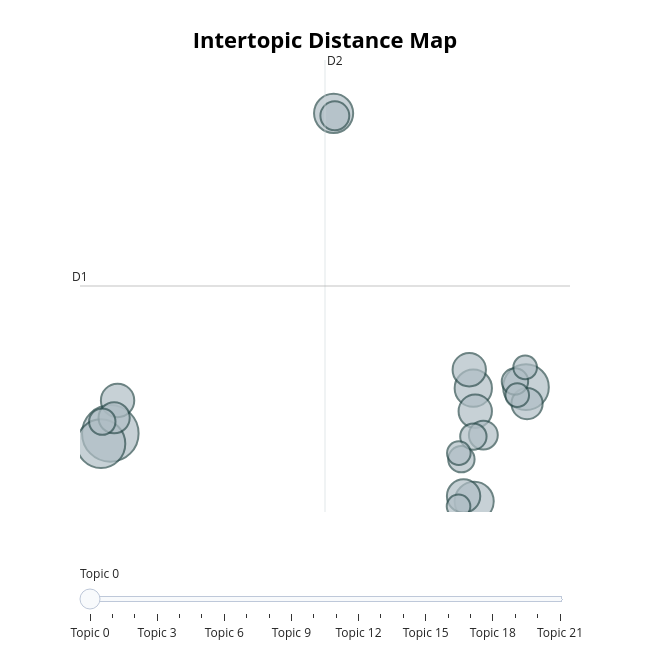

Notebook code cell kept with this figure:
### Code cell
# run this cell to visualize the topics
topic_model.visualize_topics()

### Figure 1 — Plotly figure (JSON) as saved in the notebook; plotly's stock layout.template omitted (floating-point values rounded to 4 significant figures)
{"data": [{"customdata": [[0, "world | people | american | new | america", 23], [1, "america | americans | tonight | american | people", 17], [2, "states | government | united | year | congress", 15], [3, "new | america | americans | american | people", 11], [4, "government | work | public | congress | great", 11], [5, "states | united | british | war | great", 10], [6, "states | mexico | government | united | public", 8], [7, "states | congress | government | public | united", 8], [8, "national | federal | government | public | congress", 8], [9, "government | year | states | united | department", 8], [10, "government | law | states | gold | united", 7], [11, "world | soviet | nations | peace | defense", 7], [12, "people | america | tax | federal | work", 6], [13, "states | united | government | congress | year", 6], [14, "bank | public | states | country | government", 5], [15, "government | shall | congress | world | islands", 5], [16, "government | states | united | law | statute", 5], [17, "states | government | public | united | subject", 5], [18, "states | united | government | congress | great", 4], [19, "states | government | united | constitution | congress", 4], [20, "states | government | united | congress | great", 4], [21, "information | provision | public | united | proper", 4]], "hovertemplate": "<b>Topic %{customdata[0]}</b><br>%{customdata[1]}<br>Size: %{customdata[2]}", "legendgroup": "", "marker": {"color": "#B0BEC5", "line": {"color": "DarkSlateGrey", "width": 2}, "size": [23, 17, 15, 11, 11, 10, 8, 8, 8, 8, 7, 7, 6, 6, 5, 5, 5, 5, 4, 4, 4, 4], "sizemode": "area", "sizeref": 0.01438, "symbol": "circle"}, "mode": "markers", "name": "", "orientation": "v", "showlegend": false, "type": "scatter", "x": [-5.717, -6.126, 12.49, 4.066, 10.22, 10.19, 9.759, 10.27, -5.399, 10.01, 12.54, -5.55, 4.119, 10.62, 9.664, -6.069, 12.01, 10.19, 9.539, 12.46, 9.552, 12.11], "xaxis": "x", "y": [0.7723, 0.5486, 1.777, 7.729, -0.7032, 1.754, -0.5882, 1.255, 1.488, 2.157, 1.42, 1.112, 7.675, 0.7351, 0.212, 1.028, 1.901, 0.7031, -0.8139, 2.206, 0.3443, 1.604], "yaxis": "y"}], "layout": {"annotations": [{"showarrow": false, "text": "D1", "x": -7.045, "y": 3.976, "yshift": 10}, {"showarrow": false, "text": "D2", "x": 3.688, "xshift": 10, "y": 8.888}], "height": 650, "hoverlabel": {"bgcolor": "white", "font": {"family": "Rockwell", "size": 16}}, "legend": {"itemsizing": "constant", "tracegroupgap": 0}, "margin": {"t": 60}, "shapes": [{"line": {"color": "#CFD8DC", "width": 2}, "type": "line", "x0": 3.688, "x1": 3.688, "y0": -0.936, "y1": 8.888}, {"line": {"color": "#9E9E9E", "width": 2}, "type": "line", "x0": -7.045, "x1": 14.42, "y0": 3.976, "y1": 3.976}], "sliders": [{"active": 0, "pad": {"t": 50}, "steps": [{"args": [{"marker.color": [["red", "#B0BEC5", "#B0BEC5", "#B0BEC5", "#B0BEC5", "#B0BEC5", "#B0BEC5", "#B0BEC5", "#B0BEC5", "#B0BEC5", "#B0BEC5", "#B0BEC5", "#B0BEC5", "#B0BEC5", "#B0BEC5", "#B0BEC5", "#B0BEC5", "#B0BEC5", "#B0BEC5", "#B0BEC5", "#B0BEC5", "#B0BEC5"]]}], "label": "Topic 0", "method": "update"}, {"args": [{"marker.color": [["#B0BEC5", "red", "#B0BEC5", "#B0BEC5", "#B0BEC5", "#B0BEC5", "#B0BEC5", "#B0BEC5", "#B0BEC5", "#B0BEC5", "#B0BEC5", "#B0BEC5", "#B0BEC5", "#B0BEC5", "#B0BEC5", "#B0BEC5", "#B0BEC5", "#B0BEC5", "#B0BEC5", "#B0BEC5", "#B0BEC5", "#B0BEC5"]]}], "label": "Topic 1", "method": "update"}, {"args": [{"marker.color": [["#B0BEC5", "#B0BEC5", "red", "#B0BEC5", "#B0BEC5", "#B0BEC5", "#B0BEC5", "#B0BEC5", "#B0BEC5", "#B0BEC5", "#B0BEC5", "#B0BEC5", "#B0BEC5", "#B0BEC5", "#B0BEC5", "#B0BEC5", "#B0BEC5", "#B0BEC5", "#B0BEC5", "#B0BEC5", "#B0BEC5", "#B0BEC5"]]}], "label": "Topic 2", "method": "update"}, {"args": [{"marker.color": [["#B0BEC5", "#B0BEC5", "#B0BEC5", "red", "#B0BEC5", "#B0BEC5", "#B0BEC5", "#B0BEC5", "#B0BEC5", "#B0BEC5", "#B0BEC5", "#B0BEC5", "#B0BEC5", "#B0BEC5", "#B0BEC5", "#B0BEC5", "#B0BEC5", "#B0BEC5", "#B0BEC5", "#B0BEC5", "#B0BEC5", "#B0BEC5"]]}], "label": "Topic 3", "method": "update"}, {"args": [{"marker.color": [["#B0BEC5", "#B0BEC5", "#B0BEC5", "#B0BEC5", "red", "#B0BEC5", "#B0BEC5", "#B0BEC5", "#B0BEC5", "#B0BEC5", "#B0BEC5", "#B0BEC5", "#B0BEC5", "#B0BEC5", "#B0BEC5", "#B0BEC5", "#B0BEC5", "#B0BEC5", "#B0BEC5", "#B0BEC5", "#B0BEC5", "#B0BEC5"]]}], "label": "Topic 4", "method": "update"}, {"args": [{"marker.color": [["#B0BEC5", "#B0BEC5", "#B0BEC5", "#B0BEC5", "#B0BEC5", "red", "#B0BEC5", "#B0BEC5", "#B0BEC5", "#B0BEC5", "#B0BEC5", "#B0BEC5", "#B0BEC5", "#B0BEC5", "#B0BEC5", "#B0BEC5", "#B0BEC5", "#B0BEC5", "#B0BEC5", "#B0BEC5", "#B0BEC5", "#B0BEC5"]]}], "label": "Topic 5", "method": "update"}, {"args": [{"marker.color": [["#B0BEC5", "#B0BEC5", "#B0BEC5", "#B0BEC5", "#B0BEC5", "#B0BEC5", "red", "#B0BEC5", "#B0BEC5", "#B0BEC5", "#B0BEC5", "#B0BEC5", "#B0BEC5", "#B0BEC5", "#B0BEC5", "#B0BEC5", "#B0BEC5", "#B0BEC5", "#B0BEC5", "#B0BEC5", "#B0BEC5", "#B0BEC5"]]}], "label": "Topic 6", "method": "update"}, {"args": [{"marker.color": [["#B0BEC5", "#B0BEC5", "#B0BEC5", "#B0BEC5", "#B0BEC5", "#B0BEC5", "#B0BEC5", "red", "#B0BEC5", "#B0BEC5", "#B0BEC5", "#B0BEC5", "#B0BEC5", "#B0BEC5", "#B0BEC5", "#B0BEC5", "#B0BEC5", "#B0BEC5", "#B0BEC5", "#B0BEC5", "#B0BEC5", "#B0BEC5"]]}], "label": "Topic 7", "method": "update"}, {"args": [{"marker.color": [["#B0BEC5", "#B0BEC5", "#B0BEC5", "#B0BEC5", "#B0BEC5", "#B0BEC5", "#B0BEC5", "#B0BEC5", "red", "#B0BEC5", "#B0BEC5", "#B0BEC5", "#B0BEC5", "#B0BEC5", "#B0BEC5", "#B0BEC5", "#B0BEC5", "#B0BEC5", "#B0BEC5", "#B0BEC5", "#B0BEC5", "#B0BEC5"]]}], "label": "Topic 8", "method": "update"}, {"args": [{"marker.color": [["#B0BEC5", "#B0BEC5", "#B0BEC5", "#B0BEC5", "#B0BEC5", "#B0BEC5", "#B0BEC5", "#B0BEC5", "#B0BEC5", "red", "#B0BEC5", "#B0BEC5", "#B0BEC5", "#B0BEC5", "#B0BEC5", "#B0BEC5", "#B0BEC5", "#B0BEC5", "#B0BEC5", "#B0BEC5", "#B0BEC5", "#B0BEC5"]]}], "label": "Topic 9", "method": "update"}, {"args": [{"marker.color": [["#B0BEC5", "#B0BEC5", "#B0BEC5", "#B0BEC5", "#B0BEC5", "#B0BEC5", "#B0BEC5", "#B0BEC5", "#B0BEC5", "#B0BEC5", "red", "#B0BEC5", "#B0BEC5", "#B0BEC5", "#B0BEC5", "#B0BEC5", "#B0BEC5", "#B0BEC5", "#B0BEC5", "#B0BEC5", "#B0BEC5", "#B0BEC5"]]}], "label": "Topic 10", "method": "update"}, {"args": [{"marker.color": [["#B0BEC5", "#B0BEC5", "#B0BEC5", "#B0BEC5", "#B0BEC5", "#B0BEC5", "#B0BEC5", "#B0BEC5", "#B0BEC5", "#B0BEC5", "#B0BEC5", "red", "#B0BEC5", "#B0BEC5", "#B0BEC5", "#B0BEC5", "#B0BEC5", "#B0BEC5", "#B0BEC5", "#B0BEC5", "#B0BEC5", "#B0BEC5"]]}], "label": "Topic 11", "method": "update"}, {"args": [{"marker.color": [["#B0BEC5", "#B0BEC5", "#B0BEC5", "#B0BEC5", "#B0BEC5", "#B0BEC5", "#B0BEC5", "#B0BEC5", "#B0BEC5", "#B0BEC5", "#B0BEC5", "#B0BEC5", "red", "#B0BEC5", "#B0BEC5", "#B0BEC5", "#B0BEC5", "#B0BEC5", "#B0BEC5", "#B0BEC5", "#B0BEC5", "#B0BEC5"]]}], "label": "Topic 12", "method": "update"}, {"args": [{"marker.color": [["#B0BEC5", "#B0BEC5", "#B0BEC5", "#B0BEC5", "#B0BEC5", "#B0BEC5", "#B0BEC5", "#B0BEC5", "#B0BEC5", "#B0BEC5", "#B0BEC5", "#B0BEC5", "#B0BEC5", "red", "#B0BEC5", "#B0BEC5", "#B0BEC5", "#B0BEC5", "#B0BEC5", "#B0BEC5", "#B0BEC5", "#B0BEC5"]]}], "label": "Topic 13", "method": "update"}, {"args": [{"marker.color": [["#B0BEC5", "#B0BEC5", "#B0BEC5", "#B0BEC5", "#B0BEC5", "#B0BEC5", "#B0BEC5", "#B0BEC5", "#B0BEC5", "#B0BEC5", "#B0BEC5", "#B0BEC5", "#B0BEC5", "#B0BEC5", "red", "#B0BEC5", "#B0BEC5", "#B0BEC5", "#B0BEC5", "#B0BEC5", "#B0BEC5", "#B0BEC5"]]}], "label": "Topic 14", "method": "update"}, {"args": [{"marker.color": [["#B0BEC5", "#B0BEC5", "#B0BEC5", "#B0BEC5", "#B0BEC5", "#B0BEC5", "#B0BEC5", "#B0BEC5", "#B0BEC5", "#B0BEC5", "#B0BEC5", "#B0BEC5", "#B0BEC5", "#B0BEC5", "#B0BEC5", "red", "#B0BEC5", "#B0BEC5", "#B0BEC5", "#B0BEC5", "#B0BEC5", "#B0BEC5"]]}], "label": "Topic 15", "method": "update"}, {"args": [{"marker.color": [["#B0BEC5", "#B0BEC5", "#B0BEC5", "#B0BEC5", "#B0BEC5", "#B0BEC5", "#B0BEC5", "#B0BEC5", "#B0BEC5", "#B0BEC5", "#B0BEC5", "#B0BEC5", "#B0BEC5", "#B0BEC5", "#B0BEC5", "#B0BEC5", "red", "#B0BEC5", "#B0BEC5", "#B0BEC5", "#B0BEC5", "#B0BEC5"]]}], "label": "Topic 16", "method": "update"}, {"args": [{"marker.color": [["#B0BEC5", "#B0BEC5", "#B0BEC5", "#B0BEC5", "#B0BEC5", "#B0BEC5", "#B0BEC5", "#B0BEC5", "#B0BEC5", "#B0BEC5", "#B0BEC5", "#B0BEC5", "#B0BEC5", "#B0BEC5", "#B0BEC5", "#B0BEC5", "#B0BEC5", "red", "#B0BEC5", "#B0BEC5", "#B0BEC5", "#B0BEC5"]]}], "label": "Topic 17", "method": "update"}, {"args": [{"marker.color": [["#B0BEC5", "#B0BEC5", "#B0BEC5", "#B0BEC5", "#B0BEC5", "#B0BEC5", "#B0BEC5", "#B0BEC5", "#B0BEC5", "#B0BEC5", "#B0BEC5", "#B0BEC5", "#B0BEC5", "#B0BEC5", "#B0BEC5", "#B0BEC5", "#B0BEC5", "#B0BEC5", "red", "#B0BEC5", "#B0BEC5", "#B0BEC5"]]}], "label": "Topic 18", "method": "update"}, {"args": [{"marker.color": [["#B0BEC5", "#B0BEC5", "#B0BEC5", "#B0BEC5", "#B0BEC5", "#B0BEC5", "#B0BEC5", "#B0BEC5", "#B0BEC5", "#B0BEC5", "#B0BEC5", "#B0BEC5", "#B0BEC5", "#B0BEC5", "#B0BEC5", "#B0BEC5", "#B0BEC5", "#B0BEC5", "#B0BEC5", "red", "#B0BEC5", "#B0BEC5"]]}], "label": "Topic 19", "method": "update"}, {"args": [{"marker.color": [["#B0BEC5", "#B0BEC5", "#B0BEC5", "#B0BEC5", "#B0BEC5", "#B0BEC5", "#B0BEC5", "#B0BEC5", "#B0BEC5", "#B0BEC5", "#B0BEC5", "#B0BEC5", "#B0BEC5", "#B0BEC5", "#B0BEC5", "#B0BEC5", "#B0BEC5", "#B0BEC5", "#B0BEC5", "#B0BEC5", "red", "#B0BEC5"]]}], "label": "Topic 20", "method": "update"}, {"args": [{"marker.color": [["#B0BEC5", "#B0BEC5", "#B0BEC5", "#B0BEC5", "#B0BEC5", "#B0BEC5", "#B0BEC5", "#B0BEC5", "#B0BEC5", "#B0BEC5", "#B0BEC5", "#B0BEC5", "#B0BEC5", "#B0BEC5", "#B0BEC5", "#B0BEC5", "#B0BEC5", "#B0BEC5", "#B0BEC5", "#B0BEC5", "#B0BEC5", "red"]]}], "label": "Topic 21", "method": "update"}]}], "title": {"font": {"color": "Black", "size": 22}, "text": "<b>Intertopic Distance Map</b>", "x": 0.5, "xanchor": "center", "y": 0.95, "yanchor": "top"}, "width": 650, "xaxis": {"anchor": "y", "domain": [0, 1], "range": [-7.045, 14.42], "title": {"text": ""}, "visible": false}, "yaxis": {"anchor": "x", "domain": [0, 1], "range": [-0.936, 8.888], "title": {"text": ""}, "visible": false}}}
